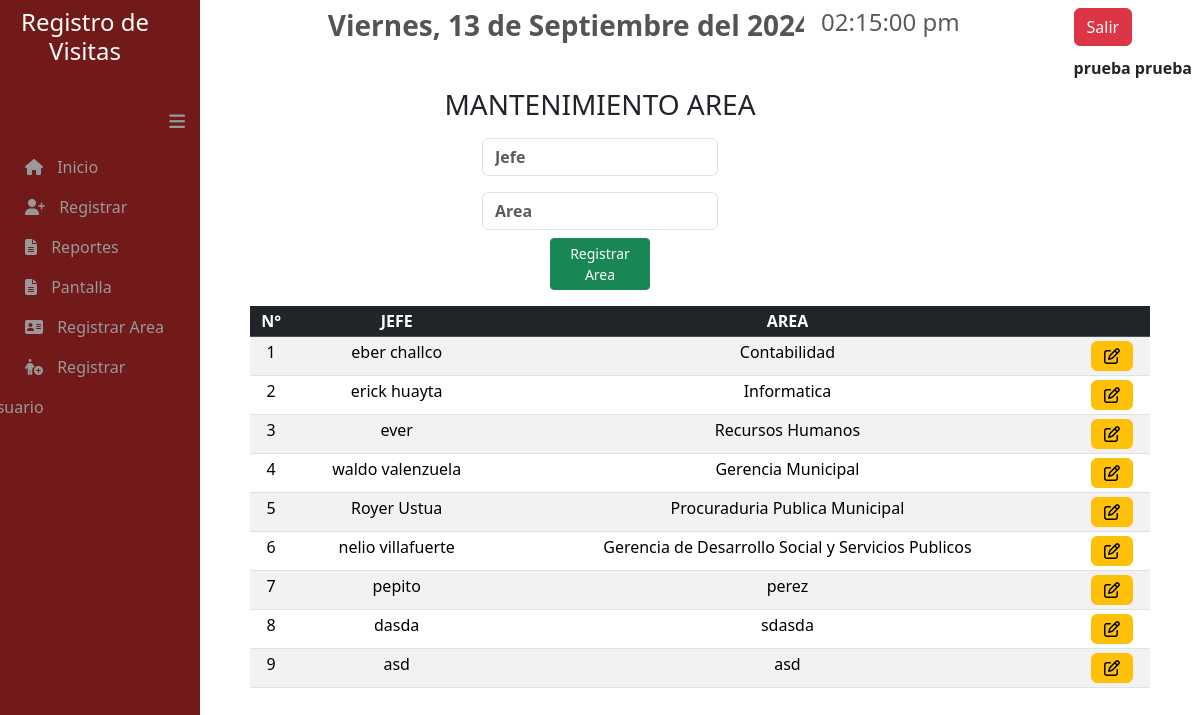
Page /Vista/area.php (signed in) on the earlier database version.
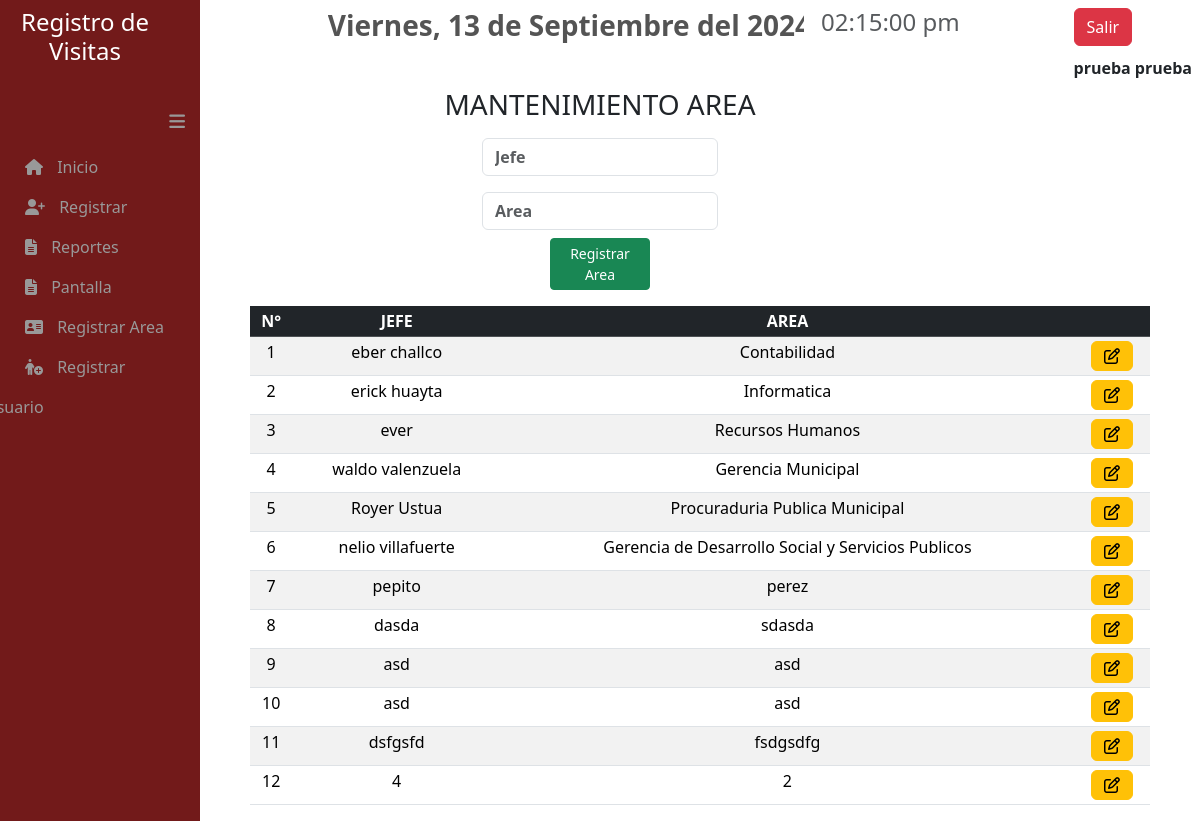
Same page on the later database version.
### tables this page shows
CREATE TABLE IF NOT EXISTS `area` (
  `id` int(11) NOT NULL,
  `jefe` varchar(255) NOT NULL,
  `nombre` varchar(255) NOT NULL,
  `estado` int(5) NOT NULL
);

### Modelo/conexion.php (called while the page is built, shortened)
<?php
class conectar
{
	private $miConexion;
	function __construct()
	{
		$this->servername = "localhost";
		$this->database = "registro_visitas";
		$this->username = "root";
		$this->password = "";
		$this->host = "3306";
		$this->miConexion = new mysqli($this->servername, $this->username, $this->password, $this->database, $this->host);
	}
	function Ejecutar_Consulta($strQuery)
	{
		$resultado = $this->miConexion->query($strQuery);
		return $resultado;
	}
}

### Modelo/M_area.php (called while the page is built, shortened)
<?php
require_once 'conexion.php';
class M_area
{
    function traer_area(){
        $query="select * from area";
        $conn = new conectar();
        $resultado = $conn->Ejecutar_Consulta($query);
        return $resultado;
    }
}

### Vista/area.php (the view, shortened to what this page needs)
<?php
include "../Vista/menu.php";
require_once '../Modelo/M_area.php';
?>
<html>
<head>
    <link href="https://cdn.jsdelivr.net/npm/bootstrap@5.3.3/dist/css/bootstrap.min.css" rel="stylesheet"
>
</head>
<body>
    <center><h3>MANTENIMIENTO AREA</h3></center>
    <form action="../Controlador/C_agregar_area.php" method="POST">
        <div>
            <div class="d-grid gap-2  mx-auto p-2" style="width:21%">
                <input type="text" class="form-control fw-bold" name="jefe_area" id="jefe_area" placeholder="Jefe" required>
            </div>
            <div class="d-grid gap-2  mx-auto p-2" style="width:21%">
                <input type="text" class="form-control fw-bold" name="nombre_area" id="nombre_area" placeholder="Area" required>
            </div>
        </div>
        <div class="d-grid gap-2 col-1 mx-auto">
            <button type="submit" class="btn btn-success btn-sm" name="btn_guardar" id="btn_guardar"
                value="ok">Registrar Area</button>
        </div>
    </form>
    <div style="margin-left:250px;margin-right:50px;">
        <table class="table table-striped table-hover table-sm" id="mitabla">
            <thead class="table-dark">
                <tr>
                    <th scope="col" style="width: fit-content">
                        <center>N°</center>
                    </th>
                    <th scope="col" style="width: fit-content">
                        <center>JEFE</center>
                    </th>
                    <th scope="col" style="width: fit-content">
                        <center>AREA</center>
                    </th>
                    <th></th>
                </tr>
            </thead>
            <tbody>
                <?php
                $consulta = new M_area();
                $resultado = $consulta->traer_area();
                $num = 1;
                while ($datos = $resultado->fetch_object()) { ?>
                    <tr>
                        <td style="width: fit-content">
                            <center><?php echo $num; ?></center>
                        </td>
                        <td style="width: fit-content">
                            <center><?php echo $datos->jefe; ?></center>
                        </td>
                        <td style="width: fit-content">
                            <center><?php echo $datos->nombre; ?></center>
                        </td>
                        <td style="width: fit-content;">
                            <center> <a href="editar.php?id=<?php echo $datos->id ?>" class="btn btn-small btn-warning"
                                    title="Editar"><i class="fa-regular fa-pen-to-square"></i></a>
                            </center>
                        </td>
                    </tr>
                    <?php $num = $num + 1;
                } ?>
            </tbody>
        </table>
    </div>
</body>

Differences in the rows shown:
added area: jefe "asd", nombre "asd"
added area: jefe "dsfgsfd", nombre "fsdgsdfg"
added area: jefe "4", nombre "2"
